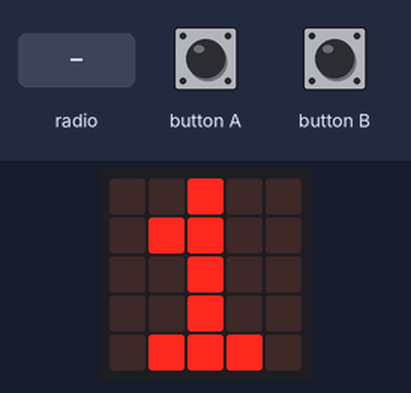
The program below on a simulated BBC micro:bit (MakeCode). On the bench: the board's 5×5 LED display. The inputs (shaded band) are chosen by the test bench. What the program prints to the serial console is not drawn.

Above: at 1.7 s.
1.8 s: button A pressed for 0.15 s
At 3.0 s:
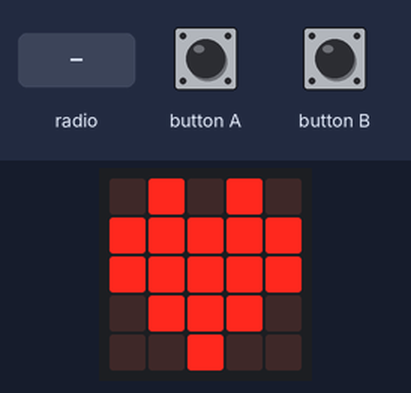
At 3.8 s:
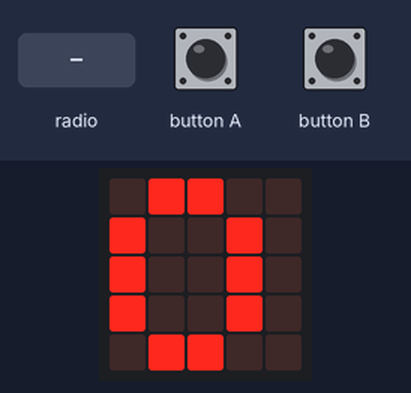
4.9 s: radio message "1" arrives
Timing chart, 0 to 7.9 s (numbered marks = the images above; inputs shaded):
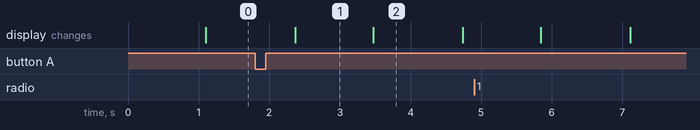

The program:

main.ts
```typescript
let group = 0
group = 1

radio.setGroup(group)

radio.onDataPacketReceived( ({ receivedNumber }) =>  {
    serial.writeLine("group " + group + ", " + receivedNumber)
})

input.onButtonPressed(Button.A, () => {
    group = Math.max(group - 1, 0)
    radio.setGroup(group)
})

input.onButtonPressed(Button.B, () => {
    group = Math.min(group + 1, 255)
    radio.setGroup(group)
})

basic.forever(() => {
    basic.showIcon(IconNames.Heart)
    basic.pause(500)
    basic.showNumber(group)
    basic.pause(500)
})
```

test.ts
```typescript
// tests go here; this will not be compiled when this package is used as a library
```

Measured:
- after the input at 1.8 s, the display: first differs from a run without the input after 1.7 s (image 2)
- what the display in image 1 shows lasts 1.1 s, from 2.4 s to 3.5 s
- what the display in image 2 shows lasts 1.2 s, from 3.5 s to 4.7 s
